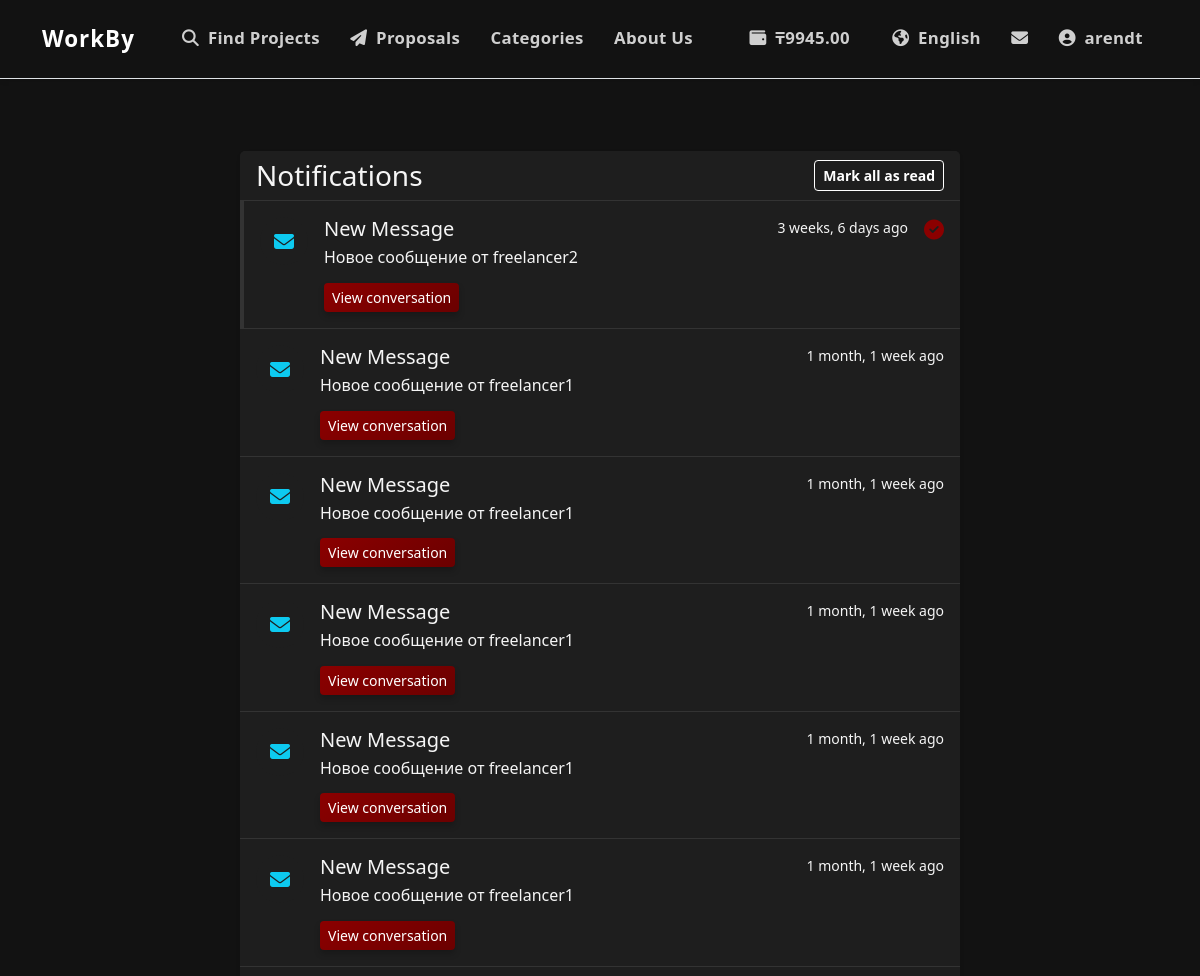
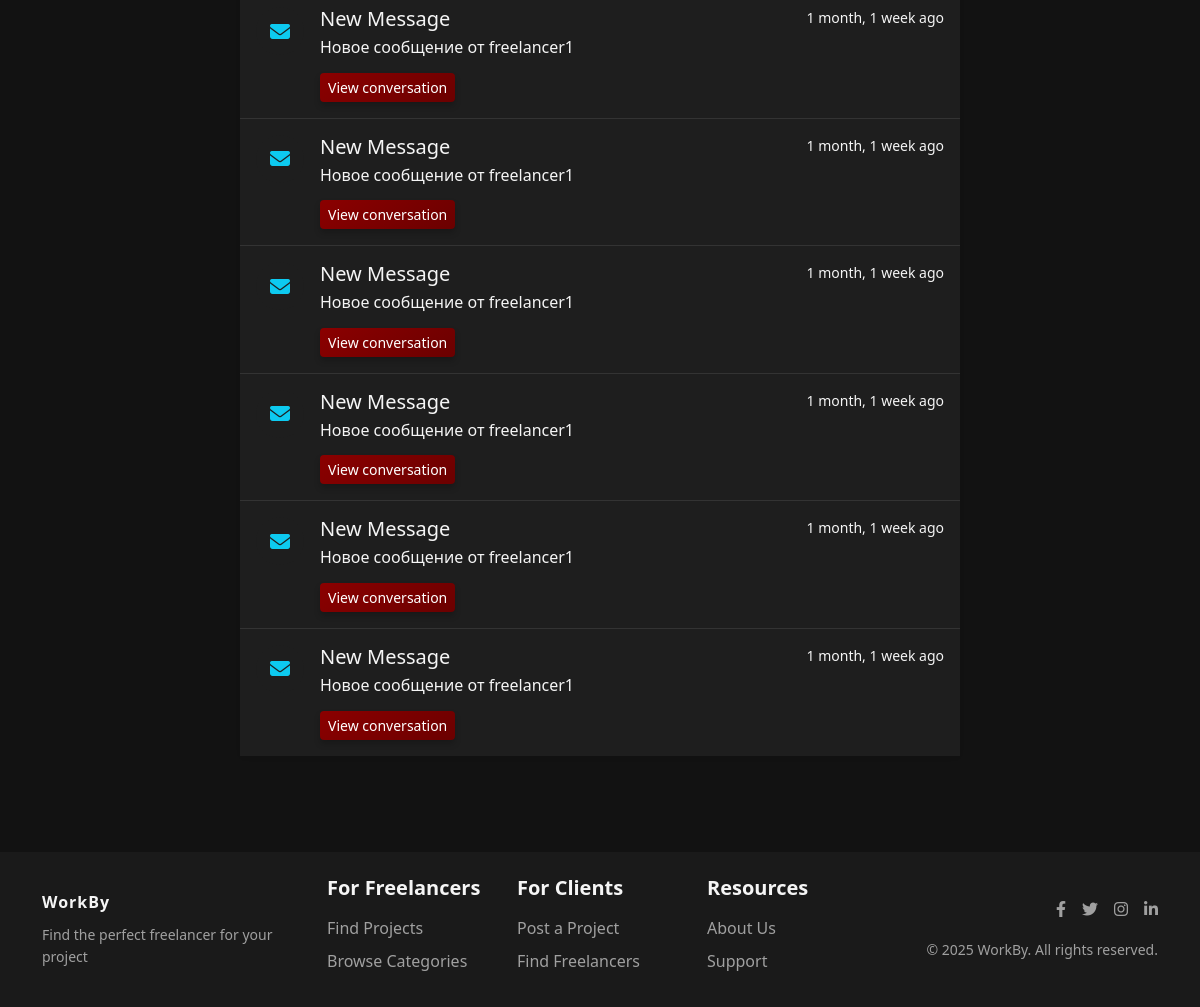
Page /en/chat/notifications/ (signed in) on the committed database (2 pictures, top to bottom).
### payments/models.py (models this page shows, shortened)
class Wallet(models.Model):
    user = models.OneToOneField(
        settings.AUTH_USER_MODEL,
        on_delete=models.CASCADE,
        related_name='wallet'
    )
    balance = models.DecimalField(_('Balance'), max_digits=10, decimal_places=2, default=0)
    is_active = models.BooleanField(_('Active'), default=True)
    created_at = models.DateTimeField(_('Created At'), auto_now_add=True)
    updated_at = models.DateTimeField(_('Updated At'), auto_now=True)
    class Meta:
        verbose_name = _('Wallet')
        verbose_name_plural = _('Wallets')

### accounts/models.py (models this page shows, shortened)
class User(AbstractUser):
    USER_TYPE_CHOICES = (
        ('client', _('Client')),
        ('freelancer', _('Freelancer')),
    )
    LANGUAGE_CHOICES = (
        ('en', _('English')),
        ('ru', _('Russian')),
        ('kk', _('Kazakh')),
    )
    user_type = models.CharField(_('User Type'), max_length=10, choices=USER_TYPE_CHOICES, default='client')
    bio = models.TextField(_('Biography'), blank=True)
    avatar = models.ImageField(_('Avatar'), upload_to='avatars/', blank=True, null=True)
    phone_number = models.CharField(_('Phone Number'), max_length=15, blank=True)
    preferred_language = models.CharField(_('Preferred Language'), max_length=2, choices=LANGUAGE_CHOICES, default='en')
    dark_mode = models.BooleanField(_('Dark Mode'), default=False)
    skills = models.TextField(_('Skills'), blank=True)
    hourly_rate = models.DecimalField(_('Hourly Rate'), max_digits=10, decimal_places=2, null=True, blank=True)
    company_name = models.CharField(_('Company Name'), max_length=100, blank=True)
    @property
    def is_client(self):
        return self.user_type == 'client'
    @property
    def is_freelancer(self):
        return self.user_type == 'freelancer'

### chat/models.py (models this page shows, shortened)
class Notification(models.Model):
    TYPE_CHOICES = (
        ('message', _('New Message')),
        ('proposal', _('New Proposal')),
        ('contract', _('Contract Update')),
        ('milestone', _('Milestone Update')),
        ('review', _('New Review')),
    )
    user = models.ForeignKey(
        settings.AUTH_USER_MODEL,
        on_delete=models.CASCADE,
        related_name='notifications',
        verbose_name=_('User')
    )
    notification_type = models.CharField(
        _('Type'),
        max_length=20,
        choices=TYPE_CHOICES
    )
    content = models.TextField(_('Content'))
    related_object_id = models.PositiveIntegerField(_('Related Object ID'), null=True, blank=True)
    created_at = models.DateTimeField(_('Created At'), auto_now_add=True)
    is_read = models.BooleanField(_('Read'), default=False)
    email_sent = models.BooleanField(_('Email Notification Sent'), default=False)
    class Meta:
        verbose_name = _('Notification')
        verbose_name_plural = _('Notifications')
        ordering = ['-created_at']

### chat/views.py (the view)
# urls.py: path('notifications/', views.notifications_view, name='notifications'),
@login_required
def notifications_view(request):
    notifications = Notification.objects.filter(user=request.user)
    context = {
        'notifications': notifications,
    }
    return render(request, 'chat/notifications.html', context)

### jobs/context_processors.py (called while the page is built)
def contracts_processor(request):
    context = {
        'has_contracts': False,
    }
    if request.user.is_authenticated:
        contracts_exist = Contract.objects.filter(
            models.Q(client=request.user) | models.Q(freelancer=request.user)
        ).exists()
        context['has_contracts'] = contracts_exist
    return context

### payments/context_processors.py (called while the page is built)
def wallet_balance(request):
    if request.user.is_authenticated:
        wallet, _ = Wallet.objects.get_or_create(user=request.user)
        return {'user_balance': wallet.balance}
    return {'user_balance': None}

### templates/chat/notifications.html (shortened to what this page needs)
{% extends 'base.html' %}
{% load i18n %}
{% load static %}
{% block content %}
<div class="container py-5">
    <div class="row justify-content-center">
        <div class="col-md-8">
            <div class="card border-0 shadow-sm mb-4 bg-dark text-light">
                <div class="card-header d-flex justify-content-between align-items-center">
                    <h3 class="mb-0 text-light">{% trans "Notifications" %}</h3>
                    <div class="d-flex align-items-center">
                        <button id="mark-all-read" class="btn btn-sm btn-outline-light" {% if notifications_count == 0 %}disabled{% endif %}>
                            {% trans "Mark all as read" %}
                        </button>
                    </div>
                </div>
                <div class="card-body p-0">
                    {% if notifications %}
                    <ul class="list-group list-group-flush" id="notifications-list">
                        {% for notification in notifications %}
                        <li class="list-group-item list-group-item-action d-flex align-items-start p-3 bg-dark text-light {% if not notification.is_read %}unread border-start border-4 border-primary{% endif %}"
                            data-id="{{ notification.id }}">
                            <div class="notification-icon d-flex align-items-center justify-content-center rounded-circle me-3
                                {% if notification.notification_type == 'message' %}bg-info bg-opacity-25{% elif notification.notification_type == 'proposal' %}bg-success bg-opacity-25{% elif notification.notification_type == 'contract' %}bg-warning bg-opacity-25{% elif notification.notification_type == 'milestone' %}bg-primary bg-opacity-25{% elif notification.notification_type == 'review' %}bg-danger bg-opacity-25{% endif %}"
                                style="width: 48px; height: 48px;">
                                {% if notification.notification_type == 'message' %}
                                    <i class="fas fa-envelope fa-lg text-info"></i>
                                {% elif notification.notification_type == 'proposal' %}
                                    <i class="fas fa-file-contract fa-lg text-success"></i>
                                {% elif notification.notification_type == 'contract' %}
                                    <i class="fas fa-handshake fa-lg text-warning"></i>
                                {% elif notification.notification_type == 'milestone' %}
                                    <i class="fas fa-flag-checkered fa-lg text-primary"></i>
                                {% elif notification.notification_type == 'review' %}
                                    <i class="fas fa-star fa-lg text-danger"></i>
                                {% else %}
                                    <i class="fas fa-bell fa-lg text-light"></i>
                                {% endif %}
                            </div>
                            <div class="flex-grow-1">
                                <div class="d-flex w-100 justify-content-between">
                                    <h5 class="mb-1">{{ notification.get_notification_type_display }}</h5>
                                    <small class="text-muted">{{ notification.created_at|timesince }} {% trans "ago" %}</small>
                                </div>
                                <p class="mb-1">{{ notification.content }}</p>
                                {% if notification.notification_type == 'message' and notification.related_object_id %}
                                <div class="d-flex">
                                    <a href="{% url 'chat:conversation_detail' conversation_id=notification.related_object_id %}" class="btn btn-sm btn-primary mt-2">
                                        {% trans "View conversation" %}
                                    </a>
                                </div>
                                {% endif %}
                            </div>
                            {% if not notification.is_read %}
                            <a href="{% url 'chat:mark_notification_read' notification.id %}" class="mark-read-btn" data-id="{{ notification.id }}">
                                <i class="fas fa-check-circle fa-lg ms-3 text-primary"></i>
                            </a>
                            {% endif %}
                        </li>
                        {% endfor %}
                    </ul>
                    {% endif %}
                </div>
            </div>
        </div>
    </div>
</div>
{% endblock %}

### templates/includes/header.html (shortened to what this page needs)
{% load i18n %}
{% load static %}
<nav class="navbar navbar-expand-lg navbar-dark bg-dark border-bottom py-3">
    <div class="container">
        <a class="navbar-brand" href="{% url 'jobs:home' %}">
            <span style="font-size: 1.4rem; font-weight: 700; letter-spacing: 1px; color: #fff;">WorkBy</span>
        </a>
        <div class="collapse navbar-collapse" id="navbarSupportedContent">
            <ul class="navbar-nav me-auto mb-2 mb-lg-0">
                {% if user.is_authenticated %}
                    <li class="nav-item">
                        <a class="nav-link" href="{% url 'jobs:project_list' %}"><i class="fas fa-search me-1"></i> {% trans "Find Projects" %}</a>
                    </li>
                    <li class="nav-item">
                        <a class="nav-link" href="{% url 'jobs:my_proposals' %}">
                            <i class="fas fa-paper-plane me-1"></i> {% trans "Proposals" %}
                        </a>
                    </li>
                    <li class="nav-item">
                        <a class="nav-link" href="{% url 'jobs:categories' %}">{% trans "Categories" %}</a>
                    </li>
                    <li class="nav-item">
                        <a class="nav-link" href="{% url 'jobs:about' %}">{% trans "About Us" %}</a>
                    </li>
                {% endif %}
            </ul>
            <ul class="navbar-nav ml-auto align-items-center">
                {% if user.is_authenticated and user_balance is not None %}
                <li class="nav-item me-3">
                    <a href="{% url 'payments:wallet' %}" class="nav-link">
                        <i class="fas fa-wallet me-1"></i>
                        <span class="fw-bold">₸{{ user_balance }}</span>
                    </a>
                </li>
                {% endif %}
                <li class="nav-item dropdown">
                    <a class="nav-link dropdown-toggle" href="#" id="languageDropdown" role="button" data-bs-toggle="dropdown" aria-expanded="false">
                        <i class="fas fa-globe-americas me-1"></i>
                        {% get_current_language as CURRENT_LANGUAGE %}
                        {% if CURRENT_LANGUAGE == 'en' %}
                            {% trans "English" %}
                        {% elif CURRENT_LANGUAGE == 'ru' %}
                            {% trans "Russian" %}
                        {% elif CURRENT_LANGUAGE == 'kk' %}
                            {% trans "Kazakh" %}
                        {% endif %}
                    </a>
                </li>
                {% if user.is_authenticated %}
                    <li class="nav-item d-none d-lg-block">
                        <a class="nav-link" href="{% url 'chat:inbox' %}" title="{% trans 'Messages' %}">
                            <i class="fas fa-envelope"></i>
                        </a>
                    </li>
                    <li class="nav-item dropdown">
                        <a class="nav-link dropdown-toggle" href="#" id="navbarDropdown" role="button" data-bs-toggle="dropdown" aria-expanded="false">
                            {% if user.avatar %}
                                <img src="{{ user.avatar.url }}" alt="{{ user.get_full_name|default:user.username }}" class="avatar avatar-sm rounded-circle me-1">
                            {% else %}
                                <i class="fas fa-user-circle me-1"></i>
                            {% endif %}
                            {{ user.username }}
                        </a>
                    </li>
                {% endif %}
            </ul>
        </div>
    </div>
</nav>

### rows in the picture
Wallet: balance "9945.00"
User: username "arendt"
Notification: notification_type "New Message", created_at "3 weeks, 6 days", content "Новое сообщение от freelancer2"
Notification: notification_type "New Message", created_at "1 month, 1 week", content "Новое сообщение от freelancer1"
Notification: notification_type "New Message", created_at "1 month, 1 week", content "Новое сообщение от freelancer1"
Notification: notification_type "New Message", created_at "1 month, 1 week", content "Новое сообщение от freelancer1"
Notification: notification_type "New Message", created_at "1 month, 1 week", content "Новое сообщение от freelancer1"
Notification: notification_type "New Message", created_at "1 month, 1 week", content "Новое сообщение от freelancer1"
Notification: notification_type "New Message", created_at "1 month, 1 week", content "Новое сообщение от freelancer1"
Notification: notification_type "New Message", created_at "1 month, 1 week", content "Новое сообщение от freelancer1"
Notification: notification_type "New Message", created_at "1 month, 1 week", content "Новое сообщение от freelancer1"
Notification: notification_type "New Message", created_at "1 month, 1 week", content "Новое сообщение от freelancer1"
Notification: notification_type "New Message", created_at "1 month, 1 week", content "Новое сообщение от freelancer1"
Notification: notification_type "New Message", created_at "1 month, 1 week", content "Новое сообщение от freelancer1"
